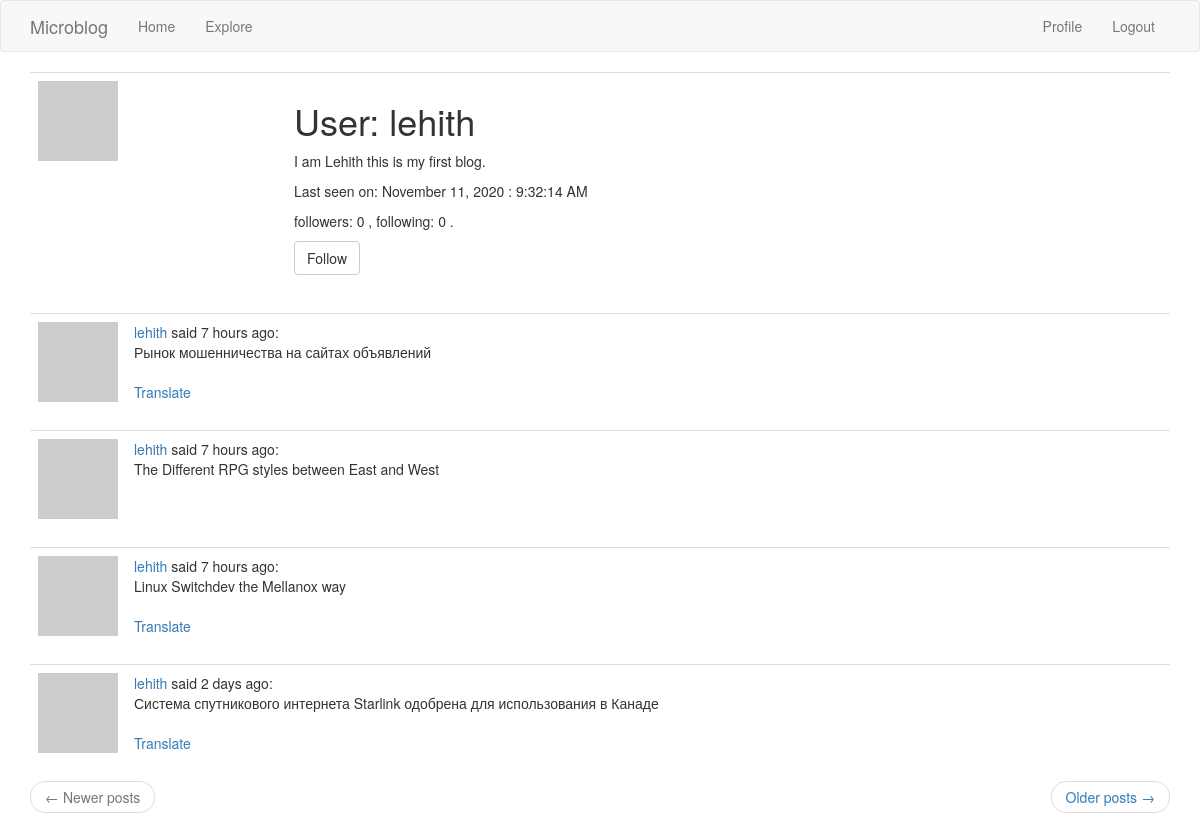
The app's page /user/lehith (signed in) with its own data.
### app/models.py (models this page shows, shortened)
class User(UserMixin, db.Model):
    id = db.Column(db.Integer, primary_key=True)
    username = db.Column(db.String(64), index=True, unique=True)
    email = db.Column(db.String(120), index=True, unique=True)
    password_hash = db.Column(db.String(128))
    about_me = db.Column(db.String(140))
    posts = db.relationship('Post', backref='author', lazy='dynamic')
    last_seen = db.Column(db.DateTime, default=datetime.utcnow)
    followed = db.relationship(
        'User', secondary=followers,
        primaryjoin=(followers.c.follower_id == id),
        secondaryjoin=(followers.c.followed_id == id),
        backref=db.backref('followers', lazy='dynamic'), lazy='dynamic')
    def avatar(self, size):
        digest = md5(self.email.lower().encode('utf-8')).hexdigest()
        return 'https://www.gravatar.com/avatar/{}?d=identicon&s={}'.format(
            digest, size)
    def is_following(self, user):
        return self.followed.filter(followers.c.followed_id == user.id).count() > 0

class Post(db.Model):
    id = db.Column(db.Integer, primary_key=True)
    body = db.Column(db.String(140))
    timestamp = db.Column(db.DateTime, index=True, default=datetime.utcnow)
    user_id = db.Column(db.Integer, db.ForeignKey('user.id'))
    language = db.Column(db.String(5))

### app/main/routes.py (the view)
@bp.route('/user/<username>')
@login_required
def user(username):
    user = User.query.filter_by(username=username).first_or_404()
    page = request.args.get('page', 1, type=int)
    posts = user.posts.order_by(Post.timestamp.desc()).paginate(
        page, current_app.config['POSTS_PER_PAGE'], False)
    next_url = url_for('main.user', username=user.username,
                       page=posts.next_num) if posts.has_next else None
    prev_url = url_for('main.user', username=user.username,
                       page=posts.prev_num) if posts.has_prev else None
    form = EmptyForm()
    return render_template('user.html', user=user, posts=posts.items,
                           next_url=next_url, prev_url=prev_url, form=form)

### app/main/forms.py
class EmptyForm(FlaskForm):
    submit = SubmitField(_l('Submit'))

### app/main/routes.py (called while the page is built)
@bp.before_app_request
def before_request():
    if current_user.is_authenticated:
        current_user.last_seen = datetime.utcnow()
        db.session.commit()
    g.locale = str(get_locale())

### app/models.py (called while the page is built)
@login.user_loader
def load_user(id):
    return User.query.get(int(id))

### app/main/templates/user.html (shortened to what this page needs)
{% extends "base.html" %}
{% block app_content %}
    <table class="table table-hover">
        <tr>
            <td width="256px"><img src="{{ user.avatar(256) }}"></td>
            <td>
                <h1>{{ _('User')}}: {{ user.username }}</h1>
                {% if user.about_me %}
                    <p>{{ user.about_me }}</p>
                {% endif %}
                {% if user.last_seen %}
                    <p>{{ _('Last seen on: ')}}{{ moment(user.last_seen).format('LL') }} : {{ moment(user.last_seen).format('LTS') }}</p>
                {% endif %}
                <p>{{ _('followers:') }} {{ user.followers.count() }} , {{ _('following:') }} {{ user.followed.count() }} .</p>
                {% if user == current_user %}
                    <p><a href="{{ url_for('main.edit_profile') }}">{{ _('Edit your profile')}}</a></p>
                {% elif not current_user.is_following(user) %}
                    <p>
                    <form action="{{ url_for('main.follow', username=user.username) }}" method="post">
                        {{ form.submit(value=_('Follow'), class_='btn btn-default') }}
                    </form>
                    </p>
                {% endif %}
            </td>
        </tr>
    </table>
    {% for post in posts %}
        {% include '_post.html' %}
    {% endfor %}
    <nav aria-label="...">
        <ul class="pager">
            <li class="previous{% if not prev_url %} disabled{% endif %}">
                <a href="{{ prev_url or '#' }}">
                    <span aria-hidden="true">&larr;</span> {{ _('Newer posts')}}
                </a>
            </li>
            <li class="next{% if not next_url %} disabled{% endif %}">
                <a href="{{ next_url or '#' }}">
                    {{ _('Older posts')}} <span aria-hidden="true">&rarr;</span>
                </a>
            </li>
        </ul>
    </nav>
{% endblock %}

### app/main/templates/_post.html
<table class="table table-hover">
    <tr>
        <td width="70px">
            <a href="{{ url_for('main.user', username=post.author.username) }}">
                <img src="{{ post.author.avatar(70) }}"/>
            </a>
        </td>
        <td>
            <a href="{{ url_for('main.user', username=post.author.username) }}">
                {{ post.author.username }}
            </a>
            {{ _('said') }} {{ moment(post.timestamp).fromNow() }}:
            <br>
            <span id="post{{ post.id }}">{{ post.body }}</span>
            {% if post.language and post.language != g.locale %}
                <br><br>
              <span id="translation{{ post.id }}">
                <a href="javascript:translate(
                            '#post{{ post.id }}',
                            '#translation{{ post.id }}',
                            '{{ post.language }}',
                            '{{ g.locale }}');">{{ _('Translate') }}</a>
            </span>
            {% endif %}
        </td>
    </tr>
</table>

### records on screen
User: username "lehith", about_me "I am Lehith this is my first blog.", last_seen "November 11, 2020", last_seen "9:32:14 AM"
Post: author.username "lehith", timestamp "7 hours ago", body "Рынок мошенничества на сайтах объявлений"
Post: author.username "lehith", timestamp "7 hours ago", body "The Different RPG styles between East and West"
Post: author.username "lehith", timestamp "7 hours ago", body "Linux Switchdev the Mellanox way"
Post: author.username "lehith", timestamp "2 days ago", body "Система спутникового интернета Starlink одобрена для использования в Канаде"

### other values on screen
{{ user.followers.count() }} "0"
{{ user.followed.count() }} "0"
